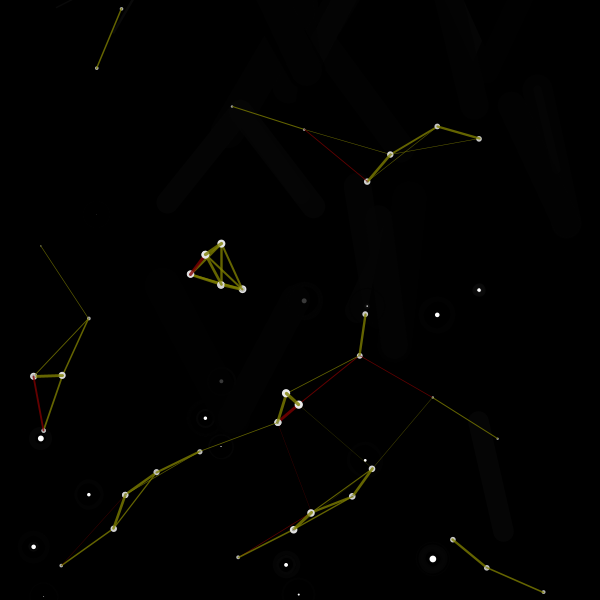
Frame 1 (no input)
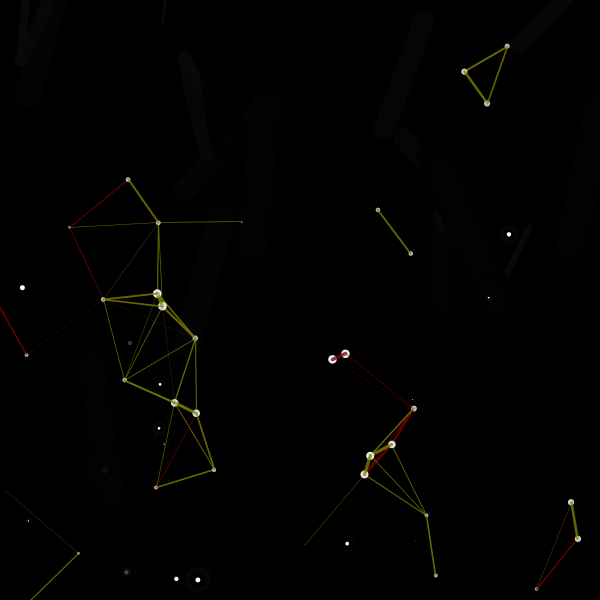
Frame 60 (the mouse pressed at the canvas centre just before this capture)
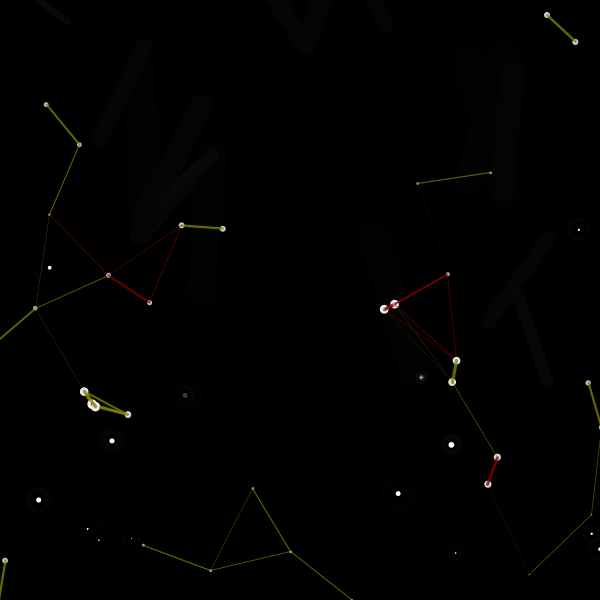
Frame 120 (the mouse held since frame 60 and released just before this capture)

The Processing sketch that drew these frames (run headless with seeded random() and noise(); from frame 60 on, the mouse is pressed at the canvas centre):

// Processing sketch: processing_152580
// ── processing_152580.pde

/*
 * Creative Coding
 * Week 3, 06 - rule-based system
 * by Indae Hwang and Jon McCormack
 * Copyright (c) 2014 Monash University
 *
 * This sketch draws a series of moving Elements (circles) according to the following rules:
 * - start from a random position and move in a constant random direction
 * - if the point reaches the boundary of the screen move in the opposite direction with new velocity
 * - if the circles intersect then draw a line connecting their centres, colouring the line based on the circle being odd or even
 *
 * Excuse the lack of comments
 *   Basically 2 layers
 *   Layer 2 reflects layer using the spinning techniques top 1 but trying to 
 *   give an illusion of distance. Also reflected so it isn't too similar
 *
 *
 */

PGraphics pgLayer1;
PGraphics pgLayer2;

float[] x;      // position
float[] y;
float[] xInc;   // change per frame
float[] yInc;
float[] radI;

float b1mult, b2mult, b3mult;

int numArray;   // number of elements

float proximity;  // if distance between elements < proximity then draw a line between them

void setup() {
  size(600, 600);

  numArray = 40;

  //set the speed multipliers
  b3mult=2.59;  //1;
  b2mult=1.61;
  b1mult=1;     //2.59;
  
  
  // allocate arrays
  x= new float[numArray];
  y= new float[numArray];
  

  xInc= new float[numArray];
  yInc= new float[numArray];
  radI= new float[numArray];
  
  colorMode(HSB,360,100,100);

  proximity = 100;   // influence distance

  // random starting position and direction
  for (int i=0; i<numArray; i++) {
    x[i] = random(width);
    y[i] = random(height);
    
    xInc[i] = random(-1, 1);
    yInc[i] = random(-1, 1);
    radI[i] = random(20,100);
  }

  strokeWeight(1);
  background(0);
  
  pgLayer1 = createGraphics(width,height);
  pgLayer2 = createGraphics(width,height);

  
}

void draw() {

  pgLayer1.beginDraw();
  pgLayer2.beginDraw();
  pgLayer1.colorMode(HSB,360,100,100);
  pgLayer2.colorMode(HSB,360,100,100);  
  
  pgLayer1.background(0);
  pgLayer2.background(0,0);
  
  float dRad = radians(frameCount/50);

  // iterate over each point
  for (int i=0; i<numArray; i++) {
    
    float thisMult=0;
    if (
       ((x[i] >= 0) && (x[i] <= 1 * (width/3))) ||     
       ((x[i] >= width - 1 * (width/3)) && (x[i]<=width)) ||
       ((y[i] >= 0) && (y[i]<= 1 * (height/3))) ||
       ((y[i] >= height - 1 * (height/3)) && (y[i]<=height))
       )
       thisMult=b1mult;
    
    if (
       ((x[i] >= 1 * (width/3)) && (x[i]<= 2 * (width/3))) ||
       ((x[i] >= width - 2 * (width/3)) && x[i] <= width - 1 * (width/3)) ||
       ((y[i] >= 1 * (height/3)) && (y[i]<= 2 * (height/3))) ||
       ((y[i] >= height - 2 * (height/3)) && y[i] <= height - 1 * (height/3))
       )
       thisMult=b2mult;
       
    if (
       ((x[i] >= 2 * (width/3)) && (x[i]<= 3 * (width/3))) ||
       ((x[i] >= width - 3 * (width/3)) && x[i] <= width - 2 * (width/3)) ||
       ((y[i] >= 2 * (height/3)) && (y[i]<= 3 * (height/3))) ||
       ((y[i] >= height - 3 * (height/3)) && y[i] <= height - 2 * (height/3))
       )
       thisMult=b3mult;
    
       
    x[i] += xInc[i]*thisMult;
    y[i] += yInc[i]*thisMult;

    // bounce off the sides of the window
    if (x[i] > width || x[i] < 0) {
      xInc[i]=redirect(xInc[i]*thisMult,"bounce");
    }

    if (y[i] > height || y[i] < 0 ) {
      yInc[i]=redirect(yInc[i]*thisMult,"bounce");
    }

    //drawElement(x[i], y[i], xInc[i], yInc[i]);
  }

  for (int i=0; i<numArray; i++) {
    for (int j=0; j<i; j++) {
      float distd = dist(x[i], y[i], x[j], y[j]  );
      if (distd < proximity) {
        
        //deviate if touching
        //would be best to know the direction as well
        //such that we can deviate in a single object away from
        //that direction but we haven't visited pvectors yet

        xInc[i]=redirect((xInc[i]),"deviate");
        yInc[i]=redirect((yInc[i]),"deviate");
        xInc[j]=redirect((xInc[j]),"deviate");
        yInc[j]=redirect((yInc[j]),"deviate");
        
        float elSize = map(distd,0,proximity,10,.1);
        float elBright = map(distd,0,proximity,100,50);
        float elWeight = map(distd,0,proximity,4,.1);

        
        float bXi= (constrain(x[i] + 100 * sin(dRad),0,width));
        float bYi= (constrain(y[i] + 100 * sin(dRad),0,height));
                
        float handXi =( constrain(x[i] + 100 * sin(dRad),0,width) + (radI[i] *  sin(dRad*0.1)) * sin(dRad*3));
        float handYi =(constrain(y[i] + 100 * cos(dRad),0,height) + (radI[i] *  cos(dRad*0.1)) * cos(dRad*3));
        float handXj =( constrain(x[j] + 100 * sin(dRad),0,width) + (radI[j] *  sin(dRad*0.1)) * sin(dRad*3));
        float handYj =(constrain(y[j] + 100 * cos(dRad),0,height) + (radI[j] *  cos(dRad*0.1)) * cos(dRad*3));
        
        float distb = dist(bXi, bYi, handXj, handYj  );
        float belSize = map(distb,0,proximity,4,.1);
        
        pgLayer1.ellipse(handXi,handYi,belSize,belSize);
        
        
        if ((distb > proximity*.61) && (distb < proximity*1.62)) {
          
          float belBright = map(distb,proximity*.61,proximity*1.62,5,0);
          float belWeight = map(distb,proximity*.61,proximity*1.62,.1,40);
          
          pgLayer1.strokeWeight(belWeight);
          pgLayer1.stroke(0,0,belBright, 200);
          pgLayer1.line(width -bXi, height -bYi, width -handXj, height -handYj  );
        }
                 
        //println(elSize);

        pgLayer2.noStroke();
        pgLayer2.fill(0,0,elBright);
        pgLayer2.ellipse(x[i],y[i],elSize,elSize);
        pgLayer2.ellipse(x[j],y[j],elSize,elSize);

        pgLayer2.strokeWeight(elWeight);
        
        
        
        if (i%2 == 0 || j%2==0) {
          pgLayer2.stroke(60,100,50, 200);
        } 
        else {
          pgLayer2.stroke(360,100,50, 200);
        }
        pgLayer2.line(x[i], y[i], x[j], y[j]  );
      }
    }
  }
  
  pgLayer2.endDraw();
  pgLayer1.endDraw();
 
  image(pgLayer1,0,0);
  image(pgLayer2,0,0);
}

void drawElement(float x, float y, float dx, float dy ) {

  // draw the point in red
  noFill();
  stroke(255, 0, 0);
  point(x, y);

  // draw an arrow in the current direction of travel
  stroke(0, 100);
  float endX = x + (dx*20);
  float endY = y + (dy*20);
  float arX = x + (dx*15);
  float arY = y + (dy*15);
  line(x, y, endX, endY);
  line(endX, endY, arX + (dy * 5), arY - (dx * 5));
  line(endX, endY, arX - (dy * 5), arY + (dx * 5));


  // draw the boundary of proximity
  stroke(0, 10);
  ellipse(x, y, proximity, proximity);
}


float redirect (float rdInc, String rdType) {
  float rdRet=rdInc;

  if (rdType=="bounce") {  
    rdRet = rdInc > 0 ? -random(1) : random(1);
  } else if (rdType=="deviate") {
    rdRet = rdInc > 0 ? random(1) : -random(1);
  }
  
  return rdRet;
}
